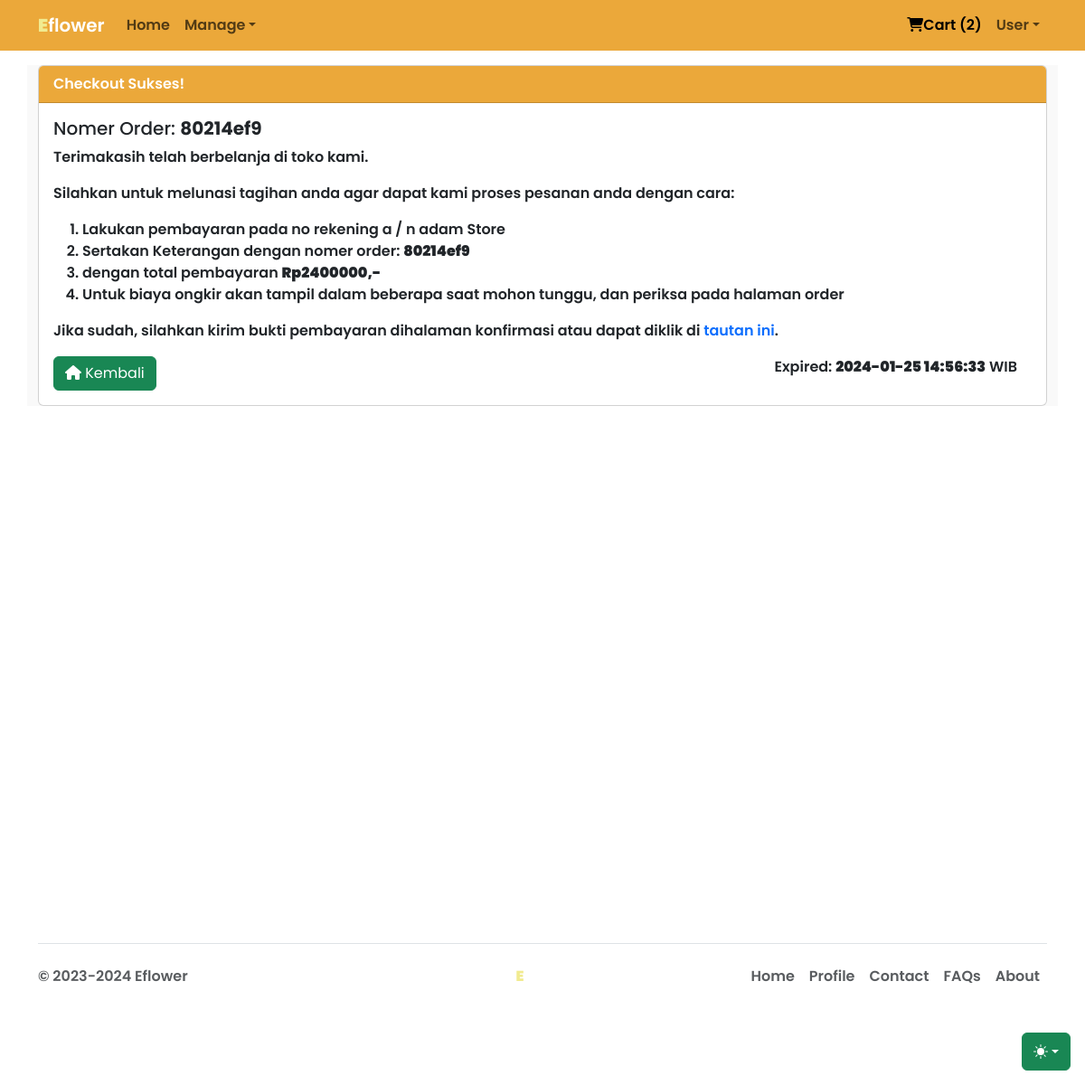
Screenshot of /checkout-success.php?no-order=80214ef9 (signed in) with the database file from the repository.
### tables this page shows
CREATE TABLE `pembayaran` (
  `no_pembayaran` char(8) NOT NULL,
  `id_user_toko` char(8) NOT NULL,
  `id_user` char(8) NOT NULL,
  `norek` varchar(25) NOT NULL,
  `total_tagihan` decimal(10,0) DEFAULT NULL,
  `an` varchar(20) NOT NULL,
  `time_info` timestamp NOT NULL DEFAULT curdate(),
  `time_exp` char(50) DEFAULT NULL,
  `ongkir` decimal(10,0) DEFAULT NULL,
  `nama_pembeli` varchar(255) DEFAULT NULL,
  `nmr_telp_pembeli` char(14) DEFAULT NULL,
  `alamat_pembeli` varchar(500) DEFAULT NULL
);

### functions/cart-num.php (called while the page is built, shortened)
<?php
$sesi_id_for_cart = $_SESSION['id'];
$cart = "SELECT * FROM cart
JOIN detailorder ON cart.orderid = detailorder.orderid
JOIN produk ON detailorder.id_produk = produk.id_produk WHERE cart.status = 'Cart' AND cart.id_user = '$sesi_id_for_cart'";
$query_conn = mysqli_query($connection, $cart);
$jml_array = mysqli_num_rows($query_conn);
?>

### checkout-success.php (the view, shortened to what this page needs)
<?php
include 'functions/data-connect.php';
$orderid = $_GET['no-order'];
$query = mysqli_query($connection, "SELECT * FROM pembayaran WHERE no_pembayaran='$orderid'");
$data = mysqli_fetch_array($query);
?>
<!DOCTYPE html>
<html lang="en" data-bs-theme="auto">
	<head>
		<link
			rel="stylesheet"
			href="https://cdn.jsdelivr.net/npm/@docsearch/css@3" />
		<link
			href="assets/libs/bootstrap/css/bootstrap.min.css"
			rel="stylesheet" />
		<link rel="stylesheet" href="assets/libs/fontawesome/css/all.min.css" />
		<link rel="stylesheet" href="assets/css-native/app.css" />
	</head>
	<body>
		<div
			class="dropdown position-fixed bottom-0 end-0 mb-3 me-3 bd-mode-toggle">
			<button
				class="btn btn-success py-2 dropdown-toggle d-flex align-items-center"
				id="bd-theme"
				type="button"
				aria-expanded="false"
				data-bs-toggle="dropdown"
				aria-label="Toggle theme (auto)">
				<svg class="bi my-1 theme-icon-active" width="1em" height="1em">
					<use href="#circle-half"></use>
				</svg>
			</button>
		</div>
		<nav class="navbar navbar-expand-md fixed-top bg-leaf">
			<div class="container-fluid container">
				<a class="navbar-brand text-leaf fw-bolder" href="."
					>E<span class="text-white">flower</span></a
				>
				<div class="collapse navbar-collapse" id="navbarCollapse">
					<ul class="navbar-nav me-auto mb-2 mb-md-0">
						<li class="nav-item">
							<a class="nav-link" aria-current="page" href="#">Home</a>
						</li>
						<li class="nav-item dropdown">
							<a
								href="#"
								class="nav-link dropdown-toggle"
								id="dropdown-1"
								data-bs-toggle="dropdown"
								aria-haspopup="true"
								aria-expanded="false"
								>Manage</a
							>
						</li>
					</ul>
					<ul class="navbar-nav">
						<?php include 'functions/cart-num.php'; ?>
						<li class="nav-item">
							<a href="cart.php" class="nav-link active"
								><i class="fas fa-shopping-cart"></i>Cart (<span><?= $jml_array; ?></span>)</a
							>
						</li>
						<li class="nav-item dropdown">
							<a
								href="#"
								class="nav-link dropdown-toggle"
								id="dropdown-2"
								data-bs-toggle="dropdown"
								aria-haspopup="true"
								aria-expanded="false"
								>User</a
							>
						</li>
					</ul>
				</div>
			</div>
		</nav>
		<main role="main" class="container">
			<div class="row">
				<div class="col-md-12 bg-blur">
					<div class="card">
						<div class="card-header bg-leaf">Checkout Sukses!</div>
						<div class="card-body">
							<h5>Nomer Order: <strong><?php echo $data['no_pembayaran']; ?></strong></h5>
							<p>Terimakasih telah berbelanja di toko kami.</p>
							<p>
								Silahkan untuk melunasi tagihan anda agar dapat kami proses
								pesanan anda dengan cara:
							</p>
							<ol>
								<li>
									Lakukan pembayaran pada no rekening
									<strong><?php echo $data['no_rek'] ?></strong> a / n <?= $data[5]; ?>
								</li>
								<li>
									Sertakan Keterangan dengan nomer order:
									<strong><?php echo $data['no_pembayaran'] ?></strong>
								</li>
								<li>dengan total pembayaran <strong>Rp<?php echo $data['total_tagihan'] ?>,-</strong></li>
								<li>Untuk biaya ongkir akan tampil dalam beberapa saat mohon tunggu, dan periksa pada halaman order</li>
							</ol>
							<p>
								Jika sudah, silahkan kirim bukti pembayaran dihalaman konfirmasi
								atau dapat diklik di
								<a href="orders.php" class="non-deco">tautan ini</a>.
							</p>
                            <a href="index.php" class="btn btn-success"><i class="fas fa-house"></i> Kembali</a>
                            <span class="float-end me-3">Expired: <strong><?php
							echo $data['time_exp'];
							?></strong> WIB</span>
						</div>
					</div>
				</div>
			</div>
		</main>
		<?php include 'footer.php'; ?>
	</body>
</html>

### assets/css-native/app.css (style rules this page uses)
body { min-height: 75rem; padding-top: 4.5rem; }
* { font-family: "Poppins", sans-serif; font-weight: 600; font-style: normal; }
.bi { vertical-align: -0.125em; fill: currentColor; }
.bd-mode-toggle { z-index: 1500; }
.text-leaf { color: #f1eb90; }
.bg-leaf { background-color: #EBA83A; color: #ffff; }
.non-deco { text-decoration: none; }
.bg-blur { backdrop-filter: blur(15px); background: rgba(225, 225, 225, 0.2); }

### rows the page displays
pembayaran: no_pembayaran "80214ef9", an "adam Store", total_tagihan "2400000", time_exp "2024-01-25 14:56:33"

### other values shown
$jml_array "2"
